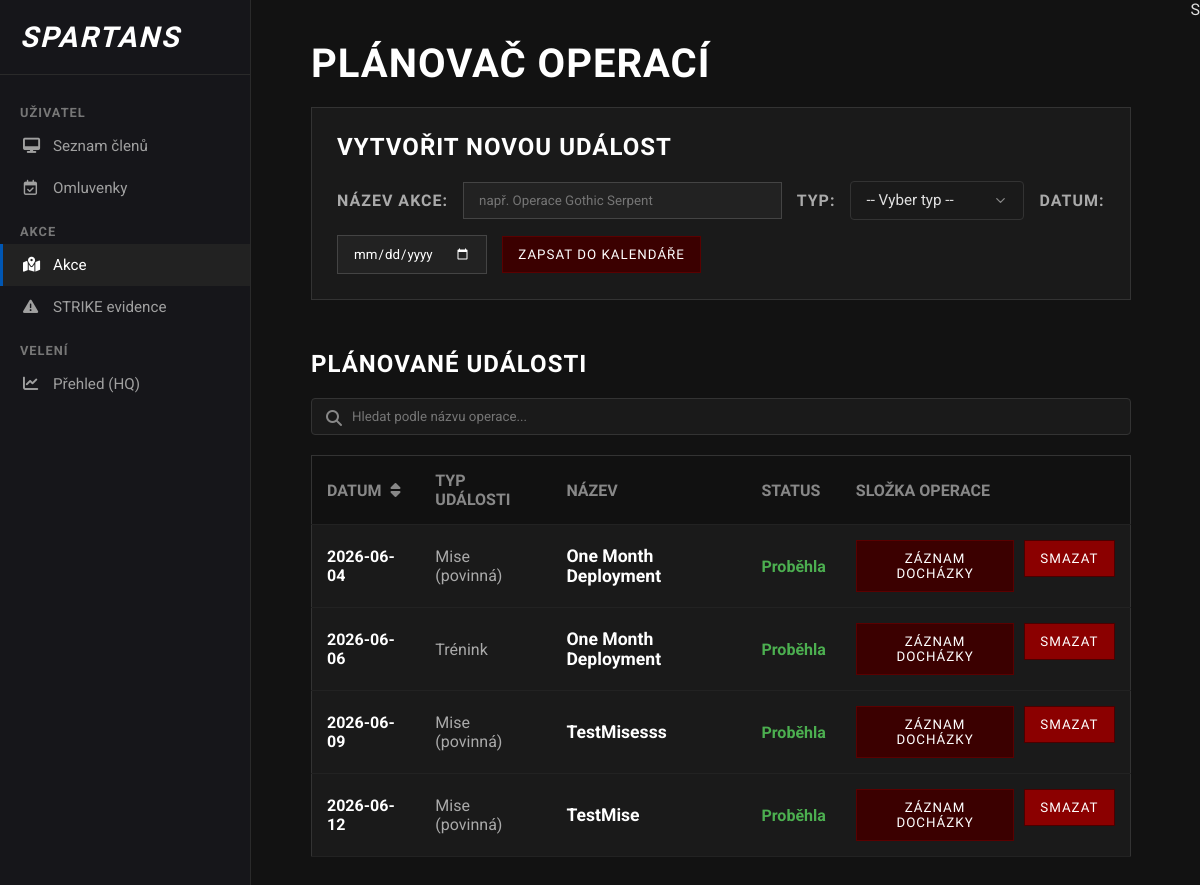
Screenshot of /akce with the database file from the repository.
### app.py (models this page shows)
class Akce(db.Model):
    id = db.Column(db.Integer, primary_key=True)
    nazev = db.Column(db.String(100), nullable=False)
    datum = db.Column(db.Date, nullable=False)
    typ_id = db.Column(db.Integer, db.ForeignKey('typ_akce.id'), nullable=False)
    probehla = db.Column(db.Boolean, default=False)

class TypAkce(db.Model):
    id = db.Column(db.Integer, primary_key=True)
    nazev = db.Column(db.String(50), nullable=False)
    vsechny_akce = db.relationship('Akce', backref='typ_akce')

### app.py (the view, shortened to what this page needs)
@app.route('/akce', methods=['GET', 'POST'])
def akce_stranka():
    typy_akci = TypAkce.query.all()
    if not typy_akci:
        db.session.add(TypAkce(nazev='Mise (povinná)'))
        db.session.add(TypAkce(nazev='Trénink'))
        db.session.add(TypAkce(nazev='Mise (nepovinná)'))
        db.session.commit()
        typy_akci = TypAkce.query.all()
    vsechny_akce = Akce.query.order_by(Akce.datum.asc()).all()
    return render_template('akce.html', typy_akci=typy_akci, akce_seznam=vsechny_akce, dnesni_datum=date.today())

### templates/akce.html (shortened to what this page needs)
<!doctype html>
<html lang="cs">
  <head>
    <link
      rel="stylesheet"
      href="https://cdnjs.cloudflare.com/ajax/libs/font-awesome/6.4.0/css/all.min.css"
    />
    <link
      rel="stylesheet"
      href="{{ url_for('static', filename='akce.css') }}"
    />
  </head>
  <body>
    <div class="sidebar">
      <div class="sidebar-brand">
        <i> SPARTANS</i>
      </div>
      <div class="sidebar-category">Uživatel</div>
      <div class="sidebar-nav">
        <a href="/"
          ><i class="fa-solid fa-desktop"></i> Seznam členů</a
        >
        <a href="/omluvenky"
          ><i class="fa-regular fa-calendar-check"></i> Omluvenky</a
        >
      </div>
      <div class="sidebar-category">Akce</div>
      <div class="sidebar-nav">
        <a href="/akce" class="active"><i class="fa-solid fa-map-location-dot"></i> Akce </a>
        <a href="/strike"><i class="fa-solid fa-triangle-exclamation"></i> STRIKE evidence</a>
      </div>
      <div class="sidebar-category">Velení</div>
      <div class="sidebar-nav">
          <a href="/dashboard"><i class="fa-solid fa-chart-line"></i> Přehled (HQ)</a>
      </div>
    </div>
    <div class="main-content">
      <div class="container" style="display: block">
        <h1>Plánovač Operací</h1>
        <div class="form-box">
          <h2>Vytvořit novou událost</h2>
          <form action="/akce" method="POST" class="form-group">
            <label for="nazev">Název akce:</label>
            <input
              type="text"
              id="nazev"
              name="nazev"
              placeholder="např. Operace Gothic Serpent"
              required
              style="flex: 1; min-width: 250px"
            />
            <label for="typ_id">Typ:</label>
            <select id="typ_id" name="typ_id" required>
              <option value="" disabled selected>-- Vyber typ --</option>
            </select>
            <label for="datum">Datum:</label>
            <input type="date" id="datum" name="datum" required />
            <button type="submit">Zapsat do kalendáře</button>
          </form>
        </div>
        <h2>Plánované události</h2>
        <div style="margin-bottom: 20px; position: relative;">
            <i class="fa-solid fa-magnifying-glass" style="position: absolute; left: 15px; top: 12px; color: #888;"></i>
            <input type="text" id="search-akce" onkeyup="hledatAkci()" placeholder="Hledat podle názvu operace..." style="width: 100%; padding: 10px 10px 10px 40px; background-color: #1a1a1a; border: 1px solid #333; color: #fff; font-family: 'Roboto', sans-serif; box-sizing: border-box; border-radius: 4px;">
        </div>
        <table id="tabulka-akci">
          <tr>
            <th onclick="seraditDatum('tabulka-akci')" style="cursor: pointer;" title="Klikni pro seřazení">
                Datum <i class="fa-solid fa-sort" style="margin-left: 5px; color: #888;"></i>
            </th>
            <th>Typ události</th>
            <th>Název</th>
            <th>Status</th>
            <th>Složka operace</th>
          </tr>
          {% for akce in akce_seznam %}
          <tr>
            <td style="font-weight: bold; color: #fff">{{ akce.datum }}</td>
            <td style="color: #aaa">{{ akce.typ_akce.nazev }}</td>
            <td class="cell-name">{{ akce.nazev }}</td>
            <td class="{% if not akce.probehla %}status-neprobehla{% else %}status-probehla{% endif %}">
              {% if not akce.probehla %} Neproběhla {% else %} Proběhla {% endif %}
            </td>
            <td>
                <div style="display: flex; gap: 10px;">
                    <a href="/akce/{{ akce.id }}">
                        <button class="action-btn">Záznam docházky</button>
                    </a>
                    <form action="/smazat_akci/{{ akce.id }}" method="POST" onsubmit="return confirm('Opravdu chceš smazat tuto operaci? Zmizí i veškerá docházka k ní vázaná!');" style="margin: 0;">
                        <button type="submit" style="background-color: #8b0000; border-color: #4a0000;">Smazat</button>
                    </form>
                </div>
            </td>
          </tr>
          {% else %}
          <tr>
            <td colspan="5" style="color: #555; font-style: italic">
              Aktuálně nejsou naplánovány žádné operace.
            </td>
          </tr>
          {% endfor %}
        </table>
      </div>
    </div>
    S
  </body>
</html>

### static/akce.css (style rules this page uses)
body { background-color: #121212; color: #e0e0e0; font-family: 'Roboto', sans-serif; margin: 0; padding: 0; display: flex; min-height: 100vh; }
.sidebar { width: 250px; background-color: #16161a; border-right: 1px solid #2a2a2a; display: flex; flex-direction: column; padding-top: 20px; flex-shrink: 0; }
.sidebar-brand { color: #fff; font-family: 'Oswald', sans-serif; font-size: 1.8rem; font-weight: bold; letter-spacing: 2px; padding: 0 20px 20px 20px; border-bottom: 1px solid #2a2a2a; margin-bottom: 15px; display: flex; align-items: center; gap: 10px; }
.sidebar-category { color: #777; font-size: 0.8rem; text-transform: uppercase; font-weight: bold; margin: 15px 20px 5px 20px; letter-spacing: 1px; }
.sidebar-nav { display: flex; flex-direction: column; }
.sidebar-nav a { color: #a0a0a0; text-decoration: none; padding: 12px 20px; display: flex; align-items: center; gap: 15px; font-size: 0.95rem; transition: all 0.2s; border-left: 3px solid transparent; }
.sidebar-nav a.active { background-color: #222; color: #fff; border-left-color: #0056b3; }
.sidebar-nav a i { width: 15px; text-align: center; }
.main-content { flex: 1; padding: 40px; background-color: #121212; box-sizing: border-box; }
.container { max-width: 1200px; margin: 0 auto; padding: 0 20px; }
h1, h2 { font-family: 'Oswald', sans-serif; text-transform: uppercase; color: #ffffff; letter-spacing: 1px; }
h1 { font-size: 2.5rem; margin-top: 0; margin-bottom: 20px; }
h2 { font-size: 1.5rem; margin-top: 0; margin-bottom: 20px; }
.form-box { background-color: #1a1a1a; padding: 25px; border: 1px solid #333; margin-bottom: 50px; }
.form-group { display: flex; gap: 15px; align-items: center; flex-wrap: wrap; }
label { font-weight: bold; color: #aaa; font-family: 'Oswald', sans-serif; text-transform: uppercase; letter-spacing: 1px; }
input, select, button { background-color: #222; color: #fff; border: 1px solid #444; padding: 10px 15px; font-family: 'Roboto', sans-serif; }
input[type="date"] { color-scheme: dark; }
button { background-color: #3b0000; border: 1px solid #5a0000; cursor: pointer; font-family: 'Oswald', sans-serif; text-transform: uppercase; letter-spacing: 1px; transition: background 0.2s; }
table { width: 100%; border-collapse: collapse; background-color: #1a1a1a; border: 1px solid #333; margin-top: 10px; }
th, td { padding: 15px; text-align: left; border-bottom: 1px solid #222; }
th { background-color: #111; font-family: 'Oswald', sans-serif; color: #888; text-transform: uppercase; }
.cell-name { font-weight: bold; color: #fff; font-size: 1.1rem; }
.status-probehla { font-weight: bold; color: #4caf50; }
select { appearance: none; -webkit-appearance: none; -moz-appearance: none; background-color: #1a1a1a; color: #e0e0e0; border: 1px solid #333; border-radius: 4px; padding: 10px 40px 10px 15px; font-family: 'Roboto', sans-serif; font-size: 0.95rem; cursor: pointer; box-sizing: border-box; transition: all 0.3s ease; background-repeat: no-repeat; background-position: right 15px center; background-size: 15px; }
select option { background-color: #1a1a1a; color: #e0e0e0; padding: 10px; }

### rows the page displays
Akce: datum "2026-06-04", typ_akce.nazev "Mise (povinná)", nazev "One Month Deployment", probehla "Proběhla"
Akce: datum "2026-06-06", typ_akce.nazev "Trénink", nazev "One Month Deployment", probehla "Proběhla"
Akce: datum "2026-06-09", typ_akce.nazev "Mise (povinná)", nazev "TestMisesss", probehla "Proběhla"
Akce: datum "2026-06-12", typ_akce.nazev "Mise (povinná)", nazev "TestMise", probehla "Proběhla"
